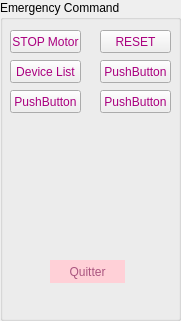
   <widget class="QGroupBox" name="groupBox_3">
    <property name="geometry">
     <rect>
      <x>0</x>
      <y>360</y>
      <width>181</width>
      <height>321</height>
     </rect>
    </property>
    <property name="title">
     <string>Emergency Command</string>
    </property>
    <widget class="QPushButton" name="pushButtonSd">
     <property name="geometry">
      <rect>
       <x>10</x>
       <y>60</y>
       <width>71</width>
       <height>23</height>
      </rect>
     </property>
     <property name="styleSheet">
      <string notr="true">color: rgb(170, 0, 127);</string>
     </property>
     <property name="text">
      <string>Device List</string>
     </property>
    </widget>
    <widget class="QPushButton" name="pushButton_5">
     <property name="geometry">
      <rect>
       <x>10</x>
       <y>90</y>
       <width>71</width>
       <height>23</height>
      </rect>
     </property>
     <property name="styleSheet">
      <string notr="true">color: rgb(170, 0, 127);</string>
     </property>
     <property name="text">
      <string>PushButton</string>
     </property>
    </widget>
    <widget class="QPushButton" name="pushButtonStopMotor">
     <property name="geometry">
      <rect>
       <x>10</x>
       <y>30</y>
       <width>71</width>
       <height>23</height>
      </rect>
     </property>
     <property name="styleSheet">
      <string notr="true">color: rgb(170, 0, 127);</string>
     </property>
     <property name="text">
      <string>STOP Motor</string>
     </property>
    </widget>
    <widget class="QPushButton" name="pushButtonReset">
     <property name="geometry">
      <rect>
       <x>100</x>
       <y>30</y>
       <width>71</width>
       <height>23</height>
      </rect>
     </property>
     <property name="styleSheet">
      <string notr="true">color: rgb(170, 0, 127);
</string>
     </property>
     <property name="text">
      <string>RESET</string>
     </property>
    </widget>
    <widget class="QPushButton" name="pushButton_19">
     <property name="geometry">
      <rect>
       <x>100</x>
       <y>60</y>
       <width>71</width>
       <height>23</height>
      </rect>
     </property>
     <property name="styleSheet">
      <string notr="true">color: rgb(170, 0, 127);</string>
     </property>
     <property name="text">
      <string>PushButton</string>
     </property>
    </widget>
    <widget class="QPushButton" name="pushButton_20">
     <property name="geometry">
      <rect>
       <x>100</x>
       <y>90</y>
       <width>71</width>
       <height>23</height>
      </rect>
     </property>
     <property name="styleSheet">
      <string notr="true">color: rgb(170, 0, 127);</string>
     </property>
     <property name="text">
      <string>PushButton</string>
     </property>
    </widget>
    <widget class="QPushButton" name="pushButtonQuit">
     <property name="geometry">
      <rect>
       <x>50</x>
       <y>260</y>
       <width>75</width>
       <height>23</height>
      </rect>
     </property>
     <property name="styleSheet">
      <string notr="true">color: rgb(170, 85, 127);
border:none;
background-color: rgb(255, 208, 215);</string>
     </property>
     <property name="text">
      <string>Quitter</string>
     </property>
    </widget>
   </widget>
